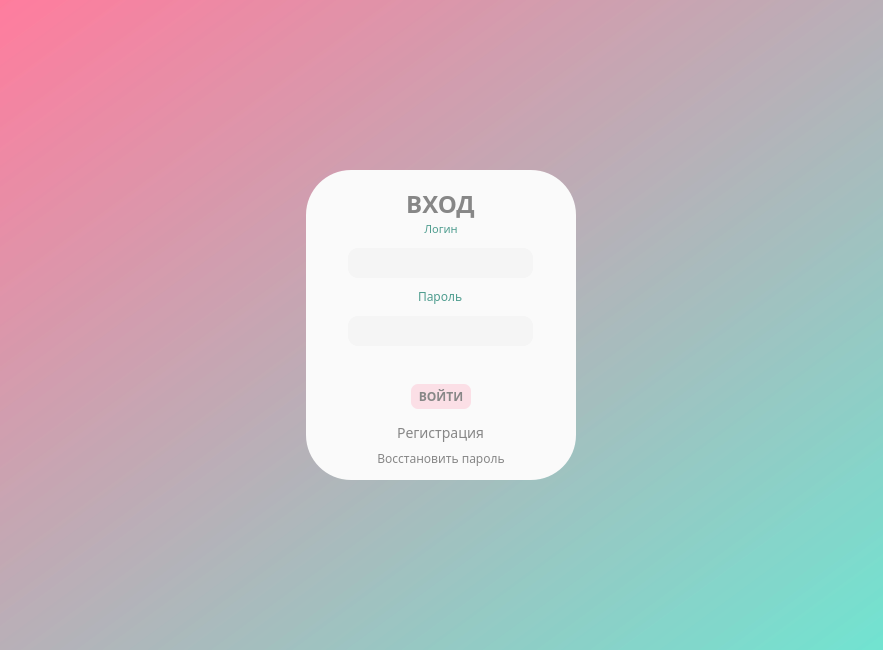
<?xml version="1.0" encoding="UTF-8"?>
<ui version="4.0">
 <class>MainWindow</class>
 <widget class="QMainWindow" name="MainWindow">
  <property name="geometry">
   <rect>
    <x>0</x>
    <y>0</y>
    <width>883</width>
    <height>650</height>
   </rect>
  </property>
  <property name="cursor">
   <cursorShape>ArrowCursor</cursorShape>
  </property>
  <property name="windowTitle">
   <string>WIPILLs</string>
  </property>
  <property name="styleSheet">
   <string notr="true">background-color: qlineargradient(spread:pad, x1:1, y1:1, x2:0, y2:0, stop:0 rgba(102,225,205,150), stop:1 rgba(255, 114, 150, 150));
font-family: Candara;
justify-content: center;
align-items: center;

</string>
  </property>
  <widget class="QWidget" name="centralwidget">
   <property name="styleSheet">
    <string notr="true">justify-content: center;
align-items: center;</string>
   </property>
   <layout class="QVBoxLayout" name="verticalLayout_2">
    <item alignment="Qt::AlignHCenter">
     <widget class="QFrame" name="enter_frame">
      <property name="minimumSize">
       <size>
        <width>270</width>
        <height>300</height>
       </size>
      </property>
      <property name="maximumSize">
       <size>
        <width>270</width>
        <height>310</height>
       </size>
      </property>
      <property name="styleSheet">
       <string notr="true">
border-radius: 45px;
background-color: rgb(250, 250, 250);</string>
      </property>
      <layout class="QVBoxLayout" name="verticalLayout">
       <item alignment="Qt::AlignHCenter|Qt::AlignTop">
        <widget class="QLabel" name="vhod">
         <property name="minimumSize">
          <size>
           <width>0</width>
           <height>50</height>
          </size>
         </property>
         <property name="maximumSize">
          <size>
           <width>16777215</width>
           <height>16777215</height>
          </size>
         </property>
         <property name="styleSheet">
          <string notr="true">background-color: none;</string>
         </property>
         <property name="text">
          <string>&lt;html&gt;&lt;head/&gt;&lt;body&gt;&lt;p align=&quot;center&quot;&gt;&lt;span style=&quot; font-size:18pt; font-weight:700; color:#878787;&quot;&gt;ВХОД&lt;/span&gt;&lt;/p&gt;&lt;/body&gt;&lt;/html&gt;</string>
         </property>
        </widget>
       </item>
       <item alignment="Qt::AlignHCenter|Qt::AlignBottom">
        <widget class="QLabel" name="login_label">
         <property name="minimumSize">
          <size>
           <width>0</width>
           <height>30</height>
          </size>
         </property>
         <property name="styleSheet">
          <string notr="true">background-color: none;</string>
         </property>
         <property name="text">
          <string>&lt;html&gt;&lt;head/&gt;&lt;body&gt;&lt;p align=&quot;center&quot;&gt;&lt;span style=&quot; font-size:8pt; color:#4f9d8f;&quot;&gt;Логин&lt;/span&gt;&lt;/p&gt;&lt;/body&gt;&lt;/html&gt;</string>
         </property>
        </widget>
       </item>
       <item alignment="Qt::AlignHCenter">
        <widget class="QLineEdit" name="login">
         <property name="minimumSize">
          <size>
           <width>185</width>
           <height>30</height>
          </size>
         </property>
         <property name="maximumSize">
          <size>
           <width>185</width>
           <height>16777215</height>
          </size>
         </property>
         <property name="styleSheet">
          <string notr="true">background-color: #d4d4d4;
background-color: #f5f5f5;
border-radius: 10px;
border: 1px rgb(255, 255, 255);
padding: 4px;
color: #878787;</string>
         </property>
        </widget>
       </item>
       <item alignment="Qt::AlignHCenter">
        <widget class="QLabel" name="password_label">
         <property name="minimumSize">
          <size>
           <width>0</width>
           <height>30</height>
          </size>
         </property>
         <property name="styleSheet">
          <string notr="true">background-color: none;</string>
         </property>
         <property name="text">
          <string>&lt;html&gt;&lt;head/&gt;&lt;body&gt;&lt;p&gt;&lt;span style=&quot; color:#4f9d8f;&quot;&gt;Пароль&lt;/span&gt;&lt;/p&gt;&lt;/body&gt;&lt;/html&gt;</string>
         </property>
        </widget>
       </item>
       <item alignment="Qt::AlignHCenter">
        <widget class="QLineEdit" name="password">
         <property name="minimumSize">
          <size>
           <width>185</width>
           <height>30</height>
          </size>
         </property>
         <property name="maximumSize">
          <size>
           <width>185</width>
           <height>16777215</height>
          </size>
         </property>
         <property name="styleSheet">
          <string notr="true">background-color: #d4d4d4;
background-color: #f5f5f5;
border-radius: 10px;
border: 1px rgb(255, 255, 255);
padding: 4px;
color: #878787;</string>
         </property>
         <property name="echoMode">
          <enum>QLineEdit::Password</enum>
         </property>
        </widget>
       </item>
       <item alignment="Qt::AlignHCenter">
        <widget class="QLabel" name="label">
         <property name="minimumSize">
          <size>
           <width>0</width>
           <height>40</height>
          </size>
         </property>
         <property name="styleSheet">
          <string notr="true">color: rgb(250, 250, 250);
font-size: 9px;</string>
         </property>
         <property name="text">
          <string>Неправильный логин или пароль.</string>
         </property>
        </widget>
       </item>
       <item alignment="Qt::AlignHCenter">
        <widget class="QPushButton" name="enter_pushButton">
         <property name="minimumSize">
          <size>
           <width>60</width>
           <height>25</height>
          </size>
         </property>
         <property name="maximumSize">
          <size>
           <width>60</width>
           <height>16777215</height>
          </size>
         </property>
         <property name="cursor">
          <cursorShape>PointingHandCursor</cursorShape>
         </property>
         <property name="styleSheet">
          <string notr="true">QPushButton{
		background-color: rgba(255, 114, 150, 50);
		border-radius: 7px;
		font-weight: bold;
		color: rgb(135, 135, 135);
		margin_bottom: 10px;
}

QPushButton::hover{
		color: rgb(0, 0, 0);
}</string>
         </property>
         <property name="text">
          <string>ВОЙТИ</string>
         </property>
        </widget>
       </item>
       <item alignment="Qt::AlignHCenter">
        <widget class="QPushButton" name="reg_pushButton">
         <property name="minimumSize">
          <size>
           <width>0</width>
           <height>40</height>
          </size>
         </property>
         <property name="maximumSize">
          <size>
           <width>16777215</width>
           <height>40</height>
          </size>
         </property>
         <property name="sizeIncrement">
          <size>
           <width>0</width>
           <height>40</height>
          </size>
         </property>
         <property name="cursor">
          <cursorShape>PointingHandCursor</cursorShape>
         </property>
         <property name="styleSheet">
          <string notr="true">QPushButton{
		background-color: none;
		color: rgb(135, 135, 135);
		font-size: 14px;
		margin-bottom: 5px;
}

QPushButton::hover{
		color: rgb(0, 0, 0);
}</string>
         </property>
         <property name="text">
          <string>Регистрация</string>
         </property>
        </widget>
       </item>
       <item alignment="Qt::AlignHCenter">
        <widget class="QPushButton" name="pushButton">
         <property name="styleSheet">
          <string notr="true">QPushButton{
		background-color: none;
		color: rgb(135, 135, 135);
		font-size: 12px;
		margin-bottom: 5px;
}

QPushButton::hover{
		color: rgb(0, 0, 0);
}</string>
         </property>
         <property name="text">
          <string>Восстановить пароль</string>
         </property>
        </widget>
       </item>
      </layout>
     </widget>
    </item>
   </layout>
  </widget>
 </widget>
 <resources/>
 <connections/>
</ui>
